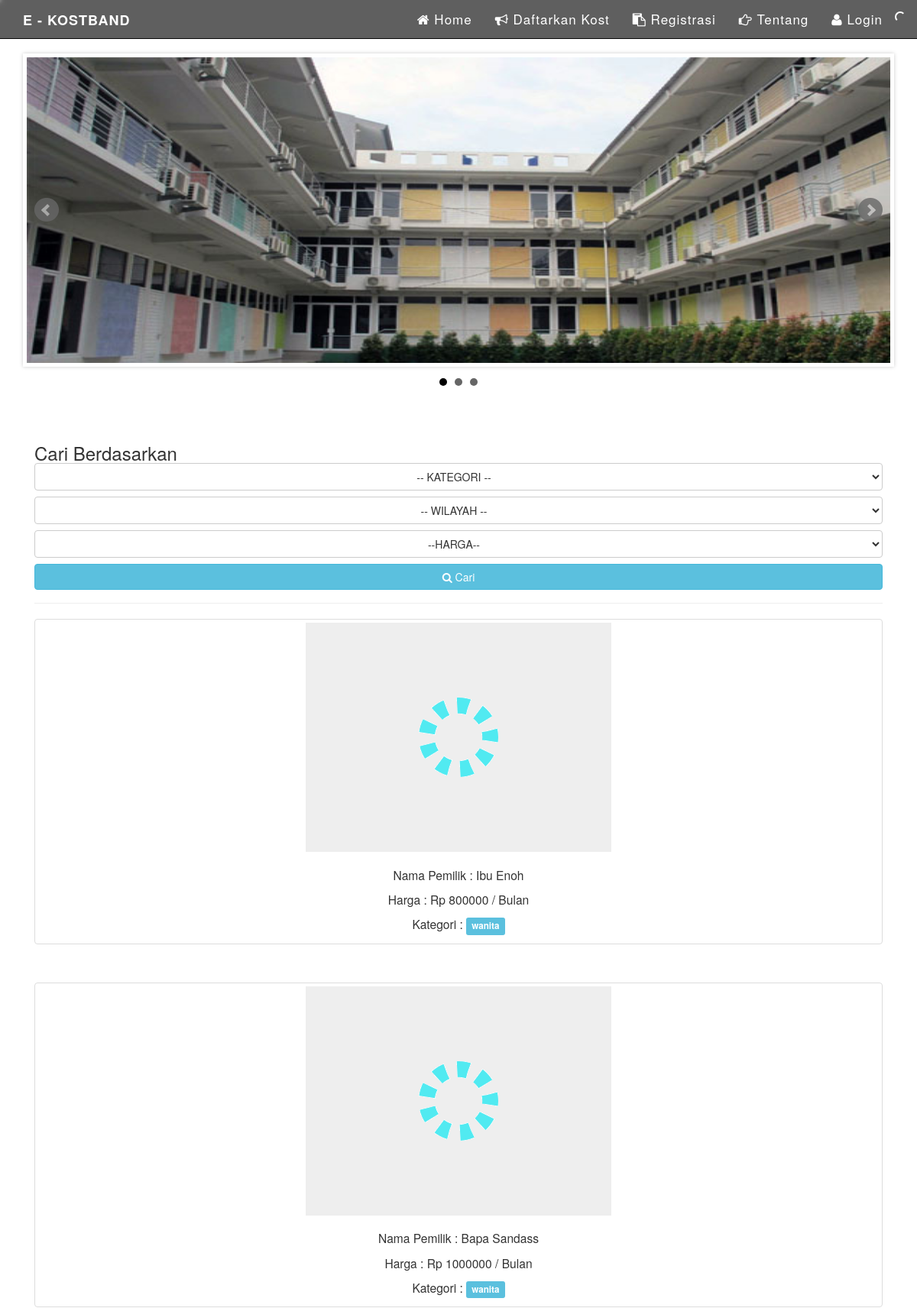
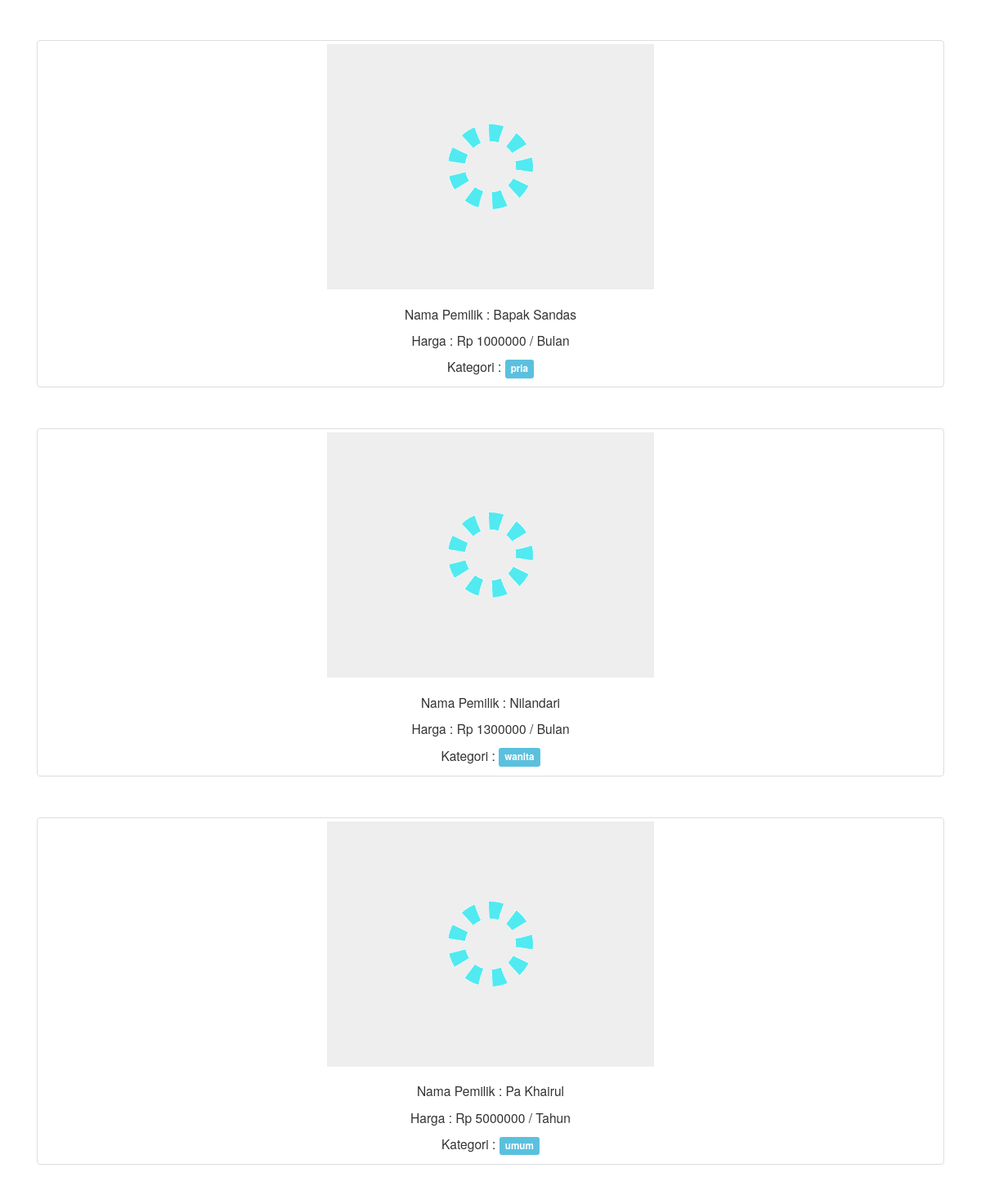
The page / (upper part) on the database its author committed (2 pictures, top to bottom).
### tables this page shows
CREATE TABLE IF NOT EXISTS `kos` (
  `idkos` int(20) NOT NULL AUTO_INCREMENT,
  `id_user` int(11) NOT NULL,
  `namakos` varchar(70) DEFAULT NULL,
  `alamat` text,
  `harga` int(30) DEFAULT NULL,
  `per` varchar(20) DEFAULT NULL,
  `kategori` varchar(50) DEFAULT NULL,
  `deskripsi` varchar(100) DEFAULT NULL,
  `gambar` varchar(100) DEFAULT NULL,
  `no_telp` varchar(12) NOT NULL,
  PRIMARY KEY (`idkos`)
);

### index.php (the view, shortened to what this page needs)
<?php
include ('fungsi/koneksi.php');
?>
<!DOCTYPE html>
<html lang="en">
<head>
    <link href="bootstrap/css/bootstrap.min.css" rel="stylesheet">
    <link rel="stylesheet" href="plugins/lazyload/jquery.lazyloadxt.spinner.css">
    <link rel="stylesheet" href="dist/css/thumbnail-gallery.css">
    <link rel="stylesheet" href="dist/font-awesome/css/font-awesome.min.css">
    <link href="plugins/slider/dist/jquery.bxslider.css" rel="stylesheet" />
<link href="plugins/pace/pace.css" rel="stylesheet" />
</head>
<body>
    <nav class="navbar navbar-inverse navbar-fixed-top" role="navigation" style="background-color:#5f5f5f;font-size:17px;letter-spacing:1px;">
        <div class="container">
            <div class="navbar-header">
                <div class="navbar-header">
                  <a class="navbar-brand" href="index.php"><strong>E - KOSTBAND</strong></a>
                </div>
            </div>
            <div class="collapse navbar-collapse" id="bs-example-navbar-collapse-1">
                <ul class="nav navbar-nav pull-right">
				 <li>
                        <a href="index.php"><i class="fa fa-home"></i> Home</a>
                    </li>
                    <li>
                        <a href="caradaftarkost.php"><i class="fa fa-bullhorn"></i> Daftarkan Kost</a>
                    </li>
                    <li>
                        <a href="daftaruser.php"><i class="fa fa-clipboard"></i> Registrasi</a>
                    </li>
					<li>
                        <a href="Tentang.php"><i class="fa fa-hand-o-right"></i> Tentang</a>
                    </li>
					 <li>
                        <a href="userlogin.php"><i class="fa fa-user"></i> Login</a>
                    </li>
                </ul>
            </div>
    </nav>
    <div class="container">
      <ul class="bxslider">
        <li><img src="dist/gambarkos/slider2.JPG" style="width:1200px; height:400px;" alt="gambar"/></li>
      </ul>
    </div>
       <div class="container">
        <div class="row">
            <div class="col-md-12"><form action="cari.php" method="GET">
                <h3 class="page-header">Cari Berdasarkan
                                       <select name="kategori" class="btn btn-default kricari">
                                         <option value="">-- KATEGORI --</option>
                                  </select>
                                  <select name="wilayah" class="btn btn-default kricari">
                                        <option value="">-- WILAYAH --</option>
                                  </select>
                                  <select name="harga" class="btn btn-default kricari">
                                       <option value="">--HARGA--</option>
                                  </select> <button type="submit" name="pencarian" class="btn btn-info kricari"><i class="fa fa-search"></i> Cari</button></h3>
                                  </form>
                 </div>
             </div>
        </div>
            <?php
            $perPage = 9;
            $page = isset($_GET["p"]) ? (int)$_GET["p"] : 0;
            $start = ($page > 1) ? ($page * $perPage) - $perPage : 0;
            $kos = "SELECT * FROM kos ORDER BY idkos DESC LIMIT $start, $perPage ";
            $res2 = mysqli_query($konek, $kos);
            ?>
            <div class="container">
                    <div class="row">
                      <?php while($row = mysqli_fetch_assoc($res2)){ ?>
                         <div class="col-lg-4 thumb">
                            <a class="thumbnail" href="infokos.php?idkos=<?php echo $row['idkos']; ?>">
                                <img class="lazy-hidden img-responsive" style="width:400px; height:300px;" alt="prevkost" data-src="gambarkost/<?php echo $row['gambar'];?>">
                                <br>
                                <p>Nama Pemilik : <?php echo $row['namakos'] ?></p>
                                <p>Harga : Rp <?php echo $row['harga'] ?> / <?php echo $row['per'] ?></p>
                                <p>Kategori : <span class="label label-info"><?php echo $row['kategori'] ?></span></p>
                            </a>
                        </div>
                     <?php } ?>
                     </div>
            </div>
        <br>
</body>
</html>

### index.php (style rules this page uses)
@media screen and (max-width: 1200px) { .thumb { width: 100%; display: block; text-align: center; } }
@media screen and (max-width: 1200px) { .kricari { width: 100%; display: block; margin-bottom: 8px; } }
.row { margin: 0; padding: 0 }

### rows shown on the page
kos: namakos "Ibu Enoh", harga "800000", per "Bulan", kategori "wanita"
kos: namakos "Bapa Sandass", harga "1000000", per "Bulan", kategori "wanita"
kos: namakos "Bapak Sandas", harga "1000000", per "Bulan", kategori "pria"
kos: namakos "Nilandari", harga "1300000", per "Bulan", kategori "wanita"
kos: namakos "Pa Khairul", harga "5000000", per "Tahun", kategori "umum"
